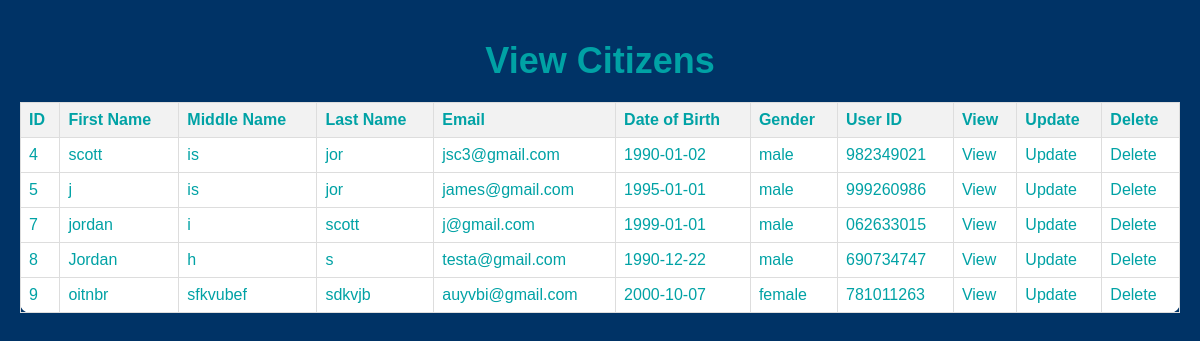
The app's page /view-citizens, older data.
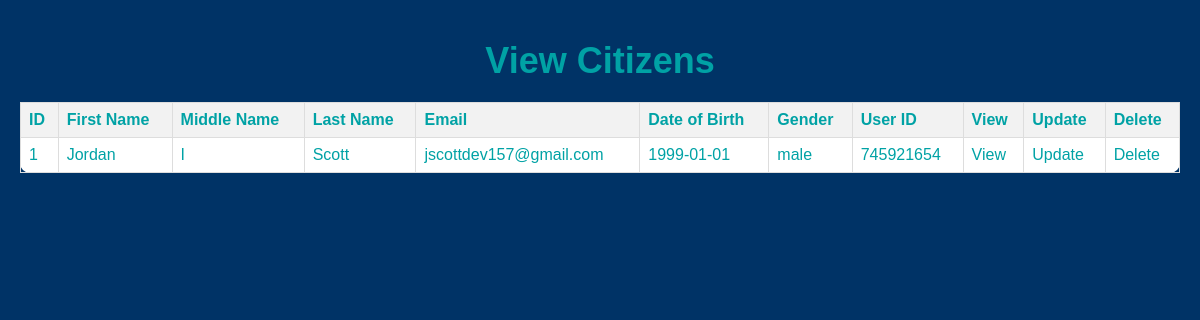
The same page, newer data.
### tables this page shows
CREATE TABLE users (
        id INTEGER PRIMARY KEY,
        first_name TEXT,
        middle_name TEXT,
        last_name TEXT,
        date_of_birth DATE,
        email TEXT UNIQUE,
        gender TEXT,
        user_id TEXT UNIQUE
    );

### app.py (the view)
@app.route("/view-citizens")
def view_citizens():
    try:
        conn = sqlite3.connect('mydatabase.db')
        cursor = conn.cursor()
        cursor.execute("SELECT id, first_name, middle_name, last_name, email, date_of_birth, gender, user_id FROM users")
        users = cursor.fetchall()
        conn.close()
        return render_template("view_citizens.html", users=users)
    except Exception as e:
        return f"An error occurred: {str(e)}"

### templates/view_citizens.html (shortened to what this page needs)
<!DOCTYPE html>
<html lang="en">
<head>
    <link rel="stylesheet" type="text/css" href="{{ url_for('static',filename='styles/view-citizens.css') }}">
</head>
<body>
    <h1>View Citizens</h1>
    <table>
        <tr>
            <th>ID</th>
            <th>First Name</th>
            <th>Middle Name</th>
            <th>Last Name</th>
            <th>Email</th>
            <th>Date of Birth</th>
            <th>Gender</th>
            <th>User ID</th>
            <th>View</th>
            <th>Update</th>
            <th>Delete</th>
        </tr>
        {% for user in users %}
        <tr>
            <td>{{ user[0] }}</td>
            <td>{{ user[1] }}</td>
            <td>{{ user[2] }}</td>
            <td>{{ user[3] }}</td>
            <td>{{ user[4] }}</td>
            <td>{{ user[5] }}</td>
            <td>{{ user[6] }}</td>
            <td>{{ user[7] }}</td>
            <td>
                <a href="/view-citizen/{{ user[0] }}">View</a>
            </td>
            <td>
                <a href="/update-citizen/{{ user[0] }}">Update</a>
            </td>
            <td>
                <a href="/delete-citizen/{{ user[0] }}">Delete</a>
            </td>
        </tr>
        {% endfor %}
    </table>
</body>
</html>

### static/styles/view-citizens.css (style rules this page uses)
body, h1, table, th, td, tr, a { margin: 0; padding: 0; }
body { background-color: #003366; color: #00A2A5; font-family: Arial, sans-serif; padding: 20px; text-align: center; }
h1 { font-size: 36px; margin-top: 20px; }
table { width: 100%; border-collapse: collapse; background-color: #FFFFFF; border-radius: 10px; margin-top: 20px; }
th, td { border: 1px solid #ddd; padding: 8px; text-align: left; }
th { background-color: #f2f2f2; }
a { text-decoration: none; color: #00A2A5; }

Row changes from the older to the newer data that the page shows:
removed users: id "4", first_name "scott", middle_name "is", last_name "jor", email "jsc3@gmail.com", date_of_birth "1990-01-02", gender "male", user "982349021"
removed users: id "5", first_name "j", middle_name "is", last_name "jor", email "james@gmail.com", date_of_birth "1995-01-01", gender "male", user "999260986"
removed users: id "7", first_name "jordan", middle_name "i", last_name "scott", email "j@gmail.com", date_of_birth "1999-01-01", gender "male", user "062633015"
removed users: id "8", first_name "Jordan", middle_name "h", last_name "s", email "testa@gmail.com", date_of_birth "1990-12-22", gender "male", user "690734747"
removed users: id "9", first_name "oitnbr", middle_name "sfkvubef", last_name "sdkvjb", email "auyvbi@gmail.com", date_of_birth "2000-10-07", gender "female", user "781011263"
added users: id "1", first_name "Jordan", middle_name "I", last_name "Scott", email "jscottdev157@gmail.com", date_of_birth "1999-01-01", gender "male", user "745921654"
